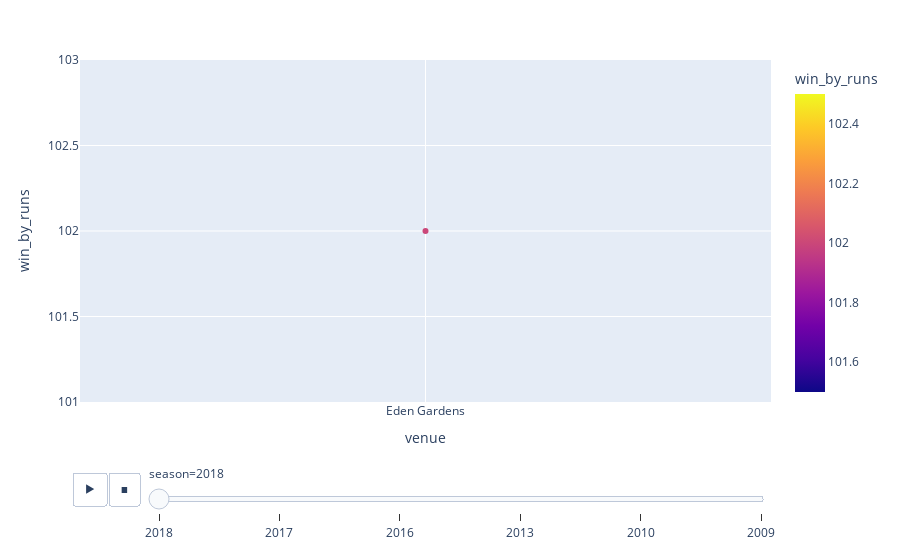

Notebook code cell kept with this figure:
### Code cell
winbyruns= mi[mi["win_by_runs"]>50].value_counts().reset_index()

px.scatter(data_frame= winbyruns, x= "venue", y="win_by_runs", color="win_by_runs",
          animation_frame="season")

### Figure 1 — Plotly figure (JSON) as saved in the notebook; plotly's stock layout.template omitted (floating-point values rounded to 4 significant figures)
{"data": [{"hovertemplate": "season=2018<br>venue=%{x}<br>win_by_runs=%{marker.color}<extra></extra>", "legendgroup": "", "marker": {"color": [102], "coloraxis": "coloraxis", "symbol": "circle"}, "mode": "markers", "name": "", "orientation": "v", "showlegend": false, "type": "scatter", "x": ["Eden Gardens"], "xaxis": "x", "y": [102], "yaxis": "y"}], "layout": {"coloraxis": {"colorbar": {"title": {"text": "win_by_runs"}}, "colorscale": [[0, "#0d0887"], [0.1111, "#46039f"], [0.2222, "#7201a8"], [0.3333, "#9c179e"], [0.4444, "#bd3786"], [0.5556, "#d8576b"], [0.6667, "#ed7953"], [0.7778, "#fb9f3a"], [0.8889, "#fdca26"], [1, "#f0f921"]]}, "legend": {"tracegroupgap": 0}, "margin": {"t": 60}, "sliders": [{"active": 0, "currentvalue": {"prefix": "season="}, "len": 0.9, "pad": {"b": 10, "t": 60}, "steps": [{"args": [["2018"], {"frame": {"duration": 0, "redraw": false}, "fromcurrent": true, "mode": "immediate", "transition": {"duration": 0, "easing": "linear"}}], "label": "2018", "method": "animate"}, {"args": [["2017"], {"frame": {"duration": 0, "redraw": false}, "fromcurrent": true, "mode": "immediate", "transition": {"duration": 0, "easing": "linear"}}], "label": "2017", "method": "animate"}, {"args": [["2016"], {"frame": {"duration": 0, "redraw": false}, "fromcurrent": true, "mode": "immediate", "transition": {"duration": 0, "easing": "linear"}}], "label": "2016", "method": "animate"}, {"args": [["2013"], {"frame": {"duration": 0, "redraw": false}, "fromcurrent": true, "mode": "immediate", "transition": {"duration": 0, "easing": "linear"}}], "label": "2013", "method": "animate"}, {"args": [["2010"], {"frame": {"duration": 0, "redraw": false}, "fromcurrent": true, "mode": "immediate", "transition": {"duration": 0, "easing": "linear"}}], "label": "2010", "method": "animate"}, {"args": [["2009"], {"frame": {"duration": 0, "redraw": false}, "fromcurrent": true, "mode": "immediate", "transition": {"duration": 0, "easing": "linear"}}], "label": "2009", "method": "animate"}], "x": 0.1, "xanchor": "left", "y": 0, "yanchor": "top"}], "updatemenus": [{"buttons": [{"args": [null, {"frame": {"duration": 500, "redraw": false}, "fromcurrent": true, "mode": "immediate", "transition": {"duration": 500, "easing": "linear"}}], "label": "&#9654;", "method": "animate"}, {"args": [[null], {"frame": {"duration": 0, "redraw": false}, "fromcurrent": true, "mode": "immediate", "transition": {"duration": 0, "easing": "linear"}}], "label": "&#9724;", "method": "animate"}], "direction": "left", "pad": {"r": 10, "t": 70}, "showactive": false, "type": "buttons", "x": 0.1, "xanchor": "right", "y": 0, "yanchor": "top"}], "xaxis": {"anchor": "y", "domain": [0, 1], "title": {"text": "venue"}}, "yaxis": {"anchor": "x", "domain": [0, 1], "title": {"text": "win_by_runs"}}}}
